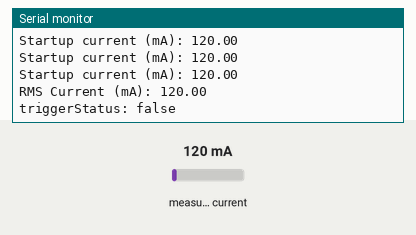
A sketch run on a simulated ESP8266 (Wemos D1 mini). Parts: the last lines printed to the serial monitor. The test bench sets the inputs (shaded band); at power-on: measured current 120 mA.

Above: at 3.1 s.
3.2 s: measured current set to 281 mA
At 3.9 s:
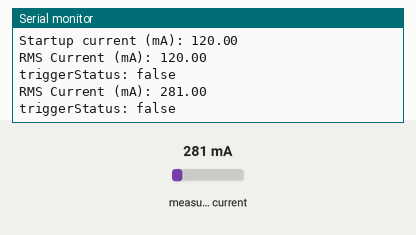
4.7 s: measured current set to 323 mA
At 4.96 s:
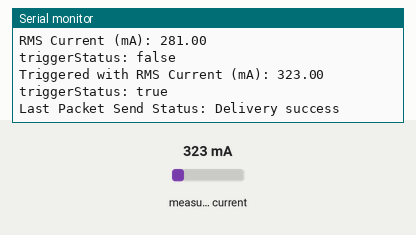
Timing chart, 0 to 7.7 s (numbered marks = the images above; inputs shaded):
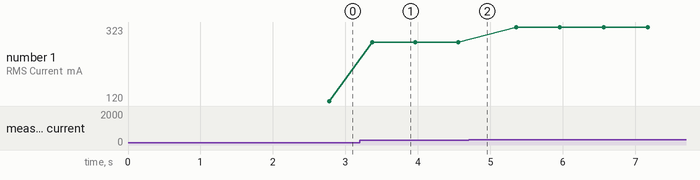

Measured:
- the behaviour switches between 299 and 300 mA on measured current (found by bisection; images 1 and 2)
- after the input at 3.2 s, the serial monitor: prints a new line after 0.17 s (image 1)
- after the input at 4.7 s, the serial monitor: prints a new line after 0.06 s (image 2)
- plotted number 1: 120 → 281 after the input at 3.2 s, 281 → 323 after the input at 4.7 s

The sketch:

currentTransformerSketch.ino
```cpp
/*
   SCT013 Current Transformer interface with ESP NOW wireless trigger
   Continuously monitors the rms current and when a threshold is reached,
   triggers an event to alert another ESP8266, which then activates a relay.

   Target Hardware:  ESP8266 WeMos D1 Mini and op amp circuit pcb:
                     https://github.com/GadgetReboot/WiFi_Current_Transformer

   Libraries used: EmonLib
                   ESPNow

   Tested with Arduino IDE 1.8.13
               ESP8266 board file 3.0.2

   Gadget Reboot
   https://www.youtube.com/gadgetreboot

*/

#include <ESP8266WiFi.h>
#include <espnow.h>

// Replace with MAC Address of the other module being communicated with
// this sketch is in the "Current Transformer" board so it talks to the Relay board at this MAC address
uint8_t broadcastAddress[] = {0xFF, 0xFF, 0xFF, 0xFF, 0xFF, 0xFF};


//--------current transformer items-------------
#include <EmonLib.h>

EnergyMonitor emon1;                    // create an energy monitor instance

#define triggerOut   4                  // pin D2 (GPIO4) is trigger out
#define rmsThreshold 300                // threshold rms current (mA) to trigger on
#define emonCal      4.92               // experimentally determined calibration for current readings
#define adcPin       A0                 // current transformer input
//#define emonSamples 3290              // number of samples to read from adc for rms current measurement (10 cycles)
#define emonSamples  1645               // number of samples to read from adc for rms current measurement (5 cycles)

int currentRms = 0;                     // last measured rms current value in mA

/*     How to choose value for emonSamples:

       AC frequency = 60 Hz
       Sample 10 cycles of AC waveform for rms measurement
       Required sample time for 10 cycles of 60 Hz AC
       (1 / 60cycles per second) * 10 cycles = 166.67 mS

       Running a test sketch with emonSamples set to 1000
       to measure time for esp8266 to take 1000 samples on ADC,
       the time to read the adc for 1000 samples was 50.66 mS

       Required number of ADC samples to measure 10 cycles of 60 Hz AC
       = 166.67 mS * (1000 samples / 50.66 mS)
       = 3290 samples

       For faster response eg detecting a fast doorbell press ~100mS,
       use half the samples for 5 cycles
*/

//-------------------------------


//Structure example to send data
//Must match the receiver structure
typedef struct msg1 {
  boolean eventTriggered;
} msg1;

// create a struct msg for transmission to relay board
msg1 msgToRelay;

void setup() {

  Serial.begin(115200);
  Serial.println();

  digitalWrite(triggerOut, 0);      // turn off current trigger gpio output
  pinMode(triggerOut, OUTPUT);

  emon1.current(adcPin, emonCal);   // initialize current reading on adc pin with a calibration adjustment

  // take some dummy current measurements to let numbers settle
  // (initial few readings are way high)
  for (int i = 0; i < 10; i++) {
    float rmsVal = emon1.calcIrms(emonSamples);     // calculated rms value of adc voltage readings
    Serial.print("Startup current (mA): ");
    Serial.println(rmsVal * 1000);
  }

  // start configuring WiFi
  WiFi.mode(WIFI_STA);
  WiFi.disconnect();

  // init ESP-NOW
  if (esp_now_init() != 0) {
    Serial.println("Error initializing ESP-NOW");
    return;
  }

  // set ESP-NOW Role
  esp_now_set_self_role(ESP_NOW_ROLE_COMBO);

  // register a callback function for sent data
  // also provides confirmation of send success/failure
  esp_now_register_send_cb(OnDataSent);

  // register peer
  esp_now_add_peer(broadcastAddress, ESP_NOW_ROLE_COMBO, 1, NULL, 0);

  // register a callback function for received data
  // esp_now_register_recv_cb(OnDataRecv);
}

void loop() {

  float rmsVal_mA = emon1.calcIrms(emonSamples) * 1000;                           // calculated rms value of adc voltage
  boolean triggerStatus = (rmsVal_mA >= rmsThreshold ? true : false);

  int pingInterval = 500;                                                         // print current reading at interval
  static unsigned long previousMillis = millis();

  // periodic ping message
  if (millis() - previousMillis >= pingInterval) {
    previousMillis = millis();
    Serial.print("\r\nRMS Current (mA): ");
    Serial.println(rmsVal_mA);
    Serial.print("triggerStatus: ");
    Serial.println(triggerStatus ? "true" : "false");
  }

  // when a current threshold is reached, send a relay control
  // message to the other module using ESP-NOW
  if (triggerStatus) {
    msgToRelay.eventTriggered = triggerStatus;                                    // assign message data
    esp_now_send(broadcastAddress, (uint8_t *) &msgToRelay, sizeof(msgToRelay));  // send message to other module

    Serial.print("\r\nTriggered with RMS Current (mA): ");
    Serial.println(rmsVal_mA);

    Serial.print("triggerStatus: ");
    Serial.println(triggerStatus ? "true" : "false");

    delay(100);  // if back to back messages are sent too fast they may fail delivery
  }
}

// Callback function for when data is sent
void OnDataSent(uint8_t *mac_addr, uint8_t sendStatus) {
  Serial.print("Last Packet Send Status: ");
  if (sendStatus == 0) {
    Serial.println("Delivery success");
  }
  else {
    Serial.println("Delivery fail");
  }
}
```
